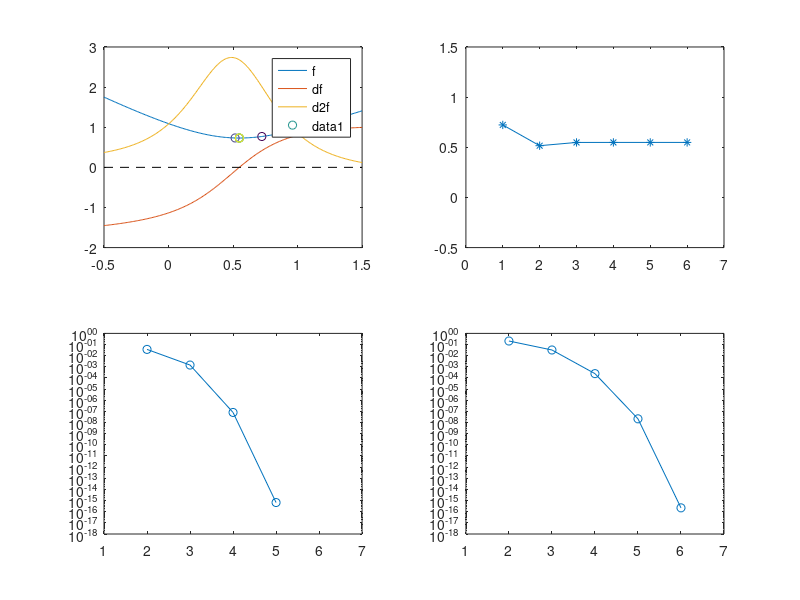

The MATLAB source for this figure:
function [U, lam] = tri_newton(u0, u1, s, s0, s1, h, method)
    if nargin < 1, u0 = 0.1; end
    if nargin < 2, u1 = 0; end
    if nargin < 3, s = 1; end
    if nargin < 4, s0 = 1.2; end
    if nargin < 5, s1 = 1.1; end
    if nargin < 6, h = 0.9; end
    if nargin < 7, method = '11'; end

    du = u1 - u0;
    sbar0 = (s + s0)/2;
    sbar1 = (s + s1)/2;
    dsbar = sbar1 - sbar0;

    if strcmp(method, '11')
        a = 2;
        b = -1;
        c = 1;
    elseif strcmp(method, '12')
        a = 1;
        b = 0;
        c = 1;
    elseif strcmp(method, '13')
        a = 2;
        b = 0;
        c = 1;
    elseif strcmp(method, '22')
        a = 2;
        b = -1;
        c = 2;
    elseif strcmp(method, '23')
        a = 1;
        b = 0;
        c = 2;
    end

    % function definitions
    u = @(x) (1 - x)*u0 + x*u1;
    sbar = @(x) (1 - x)*sbar0 + x*sbar1;
    q = @(x) a*x.^2 + 2*b*x + c;
    dq = @(x) 2*(a*x + b);
    l = @(x) sqrt(q(x));
    dl = @(x) dq(x)./(2*l(x));
    d2l = @(x) (a*c - b*b)./(q(x).*l(x));
    f = @(x) u(x) + h*sbar(x).*l(x);
    df = @(x) du + h*(dsbar*l(x) + sbar(x).*dl(x));
    d2f = @(x) h*(2*dsbar*dl(x) + sbar(x).*d2l(x));
    % p = @(x) -df(x)./d2f(x);
    p = @(x) -df(x)./max(0.1, d2f(x));

    found_minima = false;

    while ~found_minima
        x0 = rand;

        X(1) = x0;
        X(2) = X(1) + p(X(1));
        F(1) = f(X(1));
        F(2) = f(X(2));
        k = 2;
        while abs(F(k) - F(k - 1)) > eps && ...
                abs(p(X(k)))/abs(X(k)) > eps && ...
                0 <= X(k) && X(k) <= 1
            k = k + 1;
            X(k) = X(k - 1) + p(X(k - 1));
            F(k) = f(X(k));
        end

        if d2f(x0) > 0
            found_minima = true;
        else
            fprintf('found saddle: restarting\n')
        end
    end

    if X(k) < 0 || 1 < X(k)
        lam = nan;
        U = inf;
    else
        lam = X(length(X));
        U = F(length(F));
        fprintf('df* = %0.16g\n', df(lam));
        fprintf('d2f* = %0.16g\n', d2f(lam));
    end
    
    K = length(F);
    assert(K == length(X));

    figure;
    subplot(2, 2, 1);
    xs = linspace(-0.5, 1.5, 201);
    plot(xs, f(xs)); hold on;
    plot(xs, df(xs));
    plot(xs, d2f(xs));
    plot([-0.5 1.5], [0 0], 'k--');
    legend('f', 'df', 'd2f');
    xlim([-0.5 1.5]);
    scatter(X, F, [], linspace(0, 1, K));
    subplot(2, 2, 2);
    plot(1:K, X, '-*');
    ylim([-0.5 1.5]);
    xlim([0 K+1])
    subplot(2, 2, 3);
    semilogy(2:K, abs(F(2:K) - F(1:K-1)), '-o');
    ylim([1e-18 1])
    xlim([1 K+1])
    subplot(2, 2, 4);
    semilogy(2:K, abs(X(2:K) - X(1:K-1)), '-o');
    ylim([1e-18 1])
    xlim([1 K+1])
    
    function alpha = get_alpha(k)
        alpha = 1;
        scale = 0.9;
        c1 = 1e-4;
        c2 = 1e-3;
        while f(X(k - 1) + alpha*p(X(k - 1))) > f(X(k - 1)) + ...
                c1*alpha*df(X(k - 1))*p(X(k - 1)) & ...
                abs(df(X(k - 1) + alpha*p(X(k - 1))*p(X(k - 1)))) > ...
                c2*abs(df(X(k - 1))*p(X(k - 1)))
            alpha = scale*alpha;
        end
    end
end
